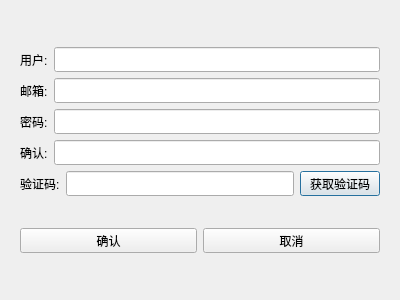
<?xml version="1.0" encoding="UTF-8"?>
<ui version="4.0">
 <class>RegisterDialog</class>
 <widget class="QDialog" name="RegisterDialog">
  <property name="geometry">
   <rect>
    <x>0</x>
    <y>0</y>
    <width>400</width>
    <height>300</height>
   </rect>
  </property>
  <property name="windowTitle">
   <string>Dialog</string>
  </property>
  <layout class="QVBoxLayout" name="verticalLayout_2">
   <item>
    <layout class="QVBoxLayout" name="verticalLayout">
     <item>
      <widget class="QStackedWidget" name="stackedWidget">
       <widget class="QWidget" name="page">
        <layout class="QVBoxLayout" name="verticalLayout_3">
         <item>
          <spacer name="verticalSpacer">
           <property name="orientation">
            <enum>Qt::Orientation::Vertical</enum>
           </property>
           <property name="sizeHint" stdset="0">
            <size>
             <width>20</width>
             <height>40</height>
            </size>
           </property>
          </spacer>
         </item>
         <item>
          <layout class="QHBoxLayout" name="horizontalLayout">
           <item>
            <widget class="QLabel" name="user_label">
             <property name="minimumSize">
              <size>
               <width>0</width>
               <height>25</height>
              </size>
             </property>
             <property name="maximumSize">
              <size>
               <width>16777215</width>
               <height>25</height>
              </size>
             </property>
             <property name="text">
              <string>用户:</string>
             </property>
            </widget>
           </item>
           <item>
            <widget class="QLineEdit" name="user_edit">
             <property name="minimumSize">
              <size>
               <width>0</width>
               <height>25</height>
              </size>
             </property>
             <property name="maximumSize">
              <size>
               <width>16777215</width>
               <height>25</height>
              </size>
             </property>
            </widget>
           </item>
          </layout>
         </item>
         <item>
          <layout class="QHBoxLayout" name="horizontalLayout_2">
           <item>
            <widget class="QLabel" name="email_label">
             <property name="minimumSize">
              <size>
               <width>0</width>
               <height>25</height>
              </size>
             </property>
             <property name="maximumSize">
              <size>
               <width>16777215</width>
               <height>25</height>
              </size>
             </property>
             <property name="text">
              <string>邮箱:</string>
             </property>
            </widget>
           </item>
           <item>
            <widget class="QLineEdit" name="email_edit">
             <property name="minimumSize">
              <size>
               <width>0</width>
               <height>25</height>
              </size>
             </property>
             <property name="maximumSize">
              <size>
               <width>16777215</width>
               <height>25</height>
              </size>
             </property>
            </widget>
           </item>
          </layout>
         </item>
         <item>
          <layout class="QHBoxLayout" name="horizontalLayout_4">
           <item>
            <widget class="QLabel" name="password_label">
             <property name="minimumSize">
              <size>
               <width>0</width>
               <height>25</height>
              </size>
             </property>
             <property name="maximumSize">
              <size>
               <width>16777215</width>
               <height>25</height>
              </size>
             </property>
             <property name="text">
              <string>密码:</string>
             </property>
            </widget>
           </item>
           <item>
            <widget class="QLineEdit" name="password_edit">
             <property name="minimumSize">
              <size>
               <width>0</width>
               <height>25</height>
              </size>
             </property>
             <property name="maximumSize">
              <size>
               <width>16777215</width>
               <height>25</height>
              </size>
             </property>
            </widget>
           </item>
          </layout>
         </item>
         <item>
          <layout class="QHBoxLayout" name="horizontalLayout_5">
           <item>
            <widget class="QLabel" name="confirm_label">
             <property name="minimumSize">
              <size>
               <width>0</width>
               <height>25</height>
              </size>
             </property>
             <property name="maximumSize">
              <size>
               <width>16777215</width>
               <height>25</height>
              </size>
             </property>
             <property name="text">
              <string>确认:</string>
             </property>
            </widget>
           </item>
           <item>
            <widget class="QLineEdit" name="conrim_edit">
             <property name="minimumSize">
              <size>
               <width>0</width>
               <height>25</height>
              </size>
             </property>
             <property name="maximumSize">
              <size>
               <width>16777215</width>
               <height>25</height>
              </size>
             </property>
            </widget>
           </item>
          </layout>
         </item>
         <item>
          <layout class="QHBoxLayout" name="horizontalLayout_6">
           <item>
            <widget class="QLabel" name="verify_label">
             <property name="minimumSize">
              <size>
               <width>0</width>
               <height>25</height>
              </size>
             </property>
             <property name="maximumSize">
              <size>
               <width>16777215</width>
               <height>25</height>
              </size>
             </property>
             <property name="text">
              <string>验证码:</string>
             </property>
            </widget>
           </item>
           <item>
            <widget class="QLineEdit" name="verify_edit">
             <property name="minimumSize">
              <size>
               <width>0</width>
               <height>25</height>
              </size>
             </property>
             <property name="maximumSize">
              <size>
               <width>16777215</width>
               <height>25</height>
              </size>
             </property>
            </widget>
           </item>
           <item>
            <widget class="QPushButton" name="get_code_button">
             <property name="minimumSize">
              <size>
               <width>0</width>
               <height>25</height>
              </size>
             </property>
             <property name="maximumSize">
              <size>
               <width>16777215</width>
               <height>25</height>
              </size>
             </property>
             <property name="text">
              <string>获取验证码</string>
             </property>
            </widget>
           </item>
          </layout>
         </item>
         <item>
          <spacer name="verticalSpacer_2">
           <property name="orientation">
            <enum>Qt::Orientation::Vertical</enum>
           </property>
           <property name="sizeHint" stdset="0">
            <size>
             <width>20</width>
             <height>40</height>
            </size>
           </property>
          </spacer>
         </item>
         <item>
          <layout class="QHBoxLayout" name="horizontalLayout_7">
           <item>
            <widget class="QPushButton" name="confirm_button">
             <property name="minimumSize">
              <size>
               <width>0</width>
               <height>25</height>
              </size>
             </property>
             <property name="maximumSize">
              <size>
               <width>16777215</width>
               <height>25</height>
              </size>
             </property>
             <property name="text">
              <string>确认</string>
             </property>
            </widget>
           </item>
           <item>
            <widget class="QPushButton" name="cancel_button">
             <property name="minimumSize">
              <size>
               <width>0</width>
               <height>25</height>
              </size>
             </property>
             <property name="maximumSize">
              <size>
               <width>16777215</width>
               <height>25</height>
              </size>
             </property>
             <property name="text">
              <string>取消</string>
             </property>
            </widget>
           </item>
          </layout>
         </item>
         <item>
          <spacer name="verticalSpacer_3">
           <property name="orientation">
            <enum>Qt::Orientation::Vertical</enum>
           </property>
           <property name="sizeHint" stdset="0">
            <size>
             <width>20</width>
             <height>40</height>
            </size>
           </property>
          </spacer>
         </item>
        </layout>
       </widget>
       <widget class="QWidget" name="page_2"/>
      </widget>
     </item>
    </layout>
   </item>
  </layout>
 </widget>
 <resources/>
 <connections/>
</ui>
